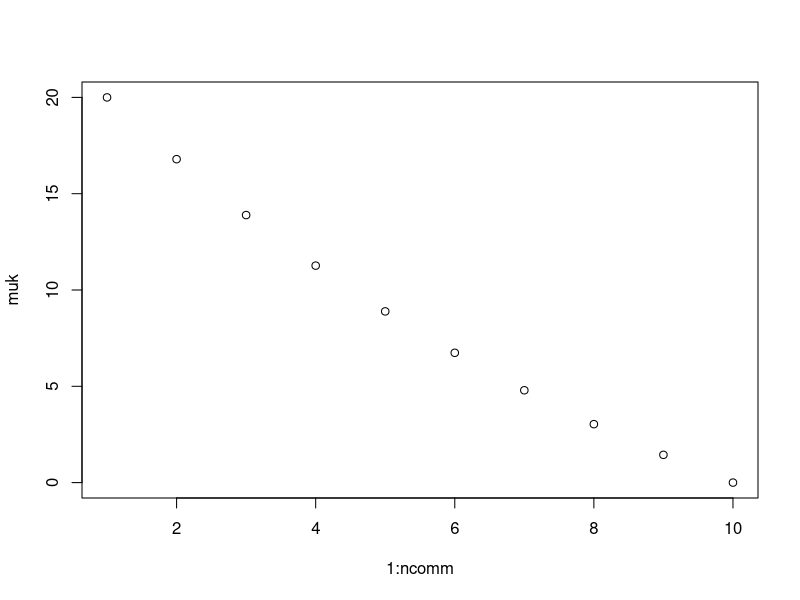
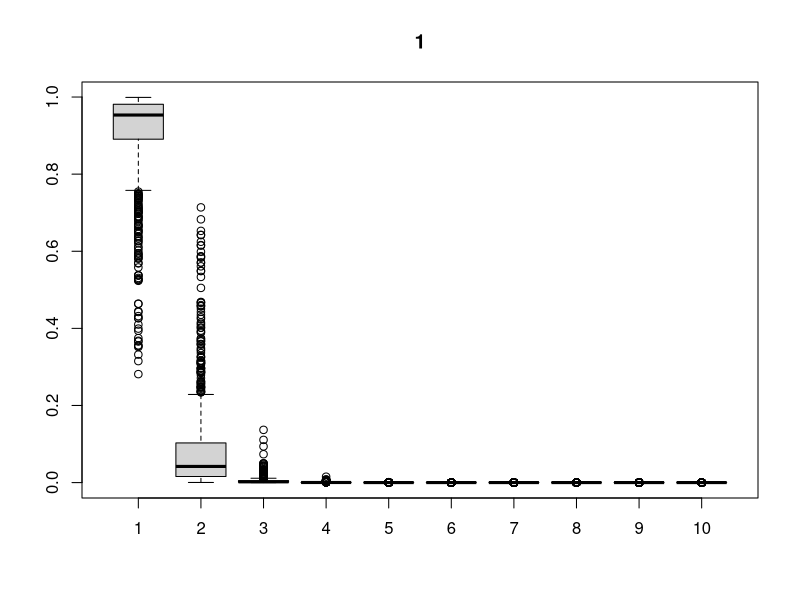
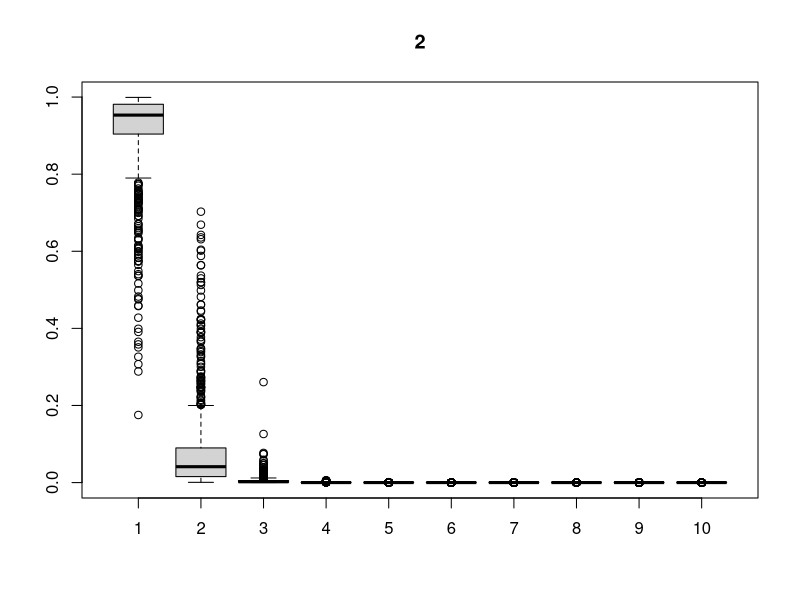
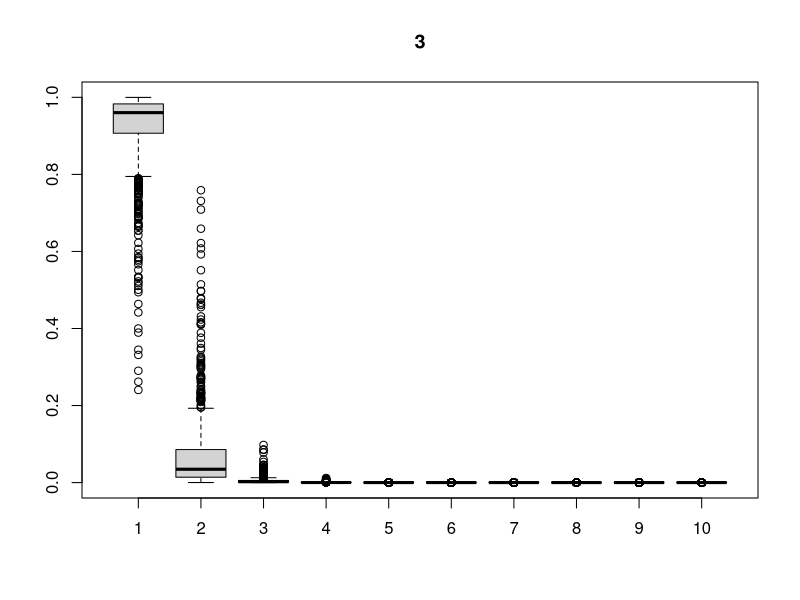
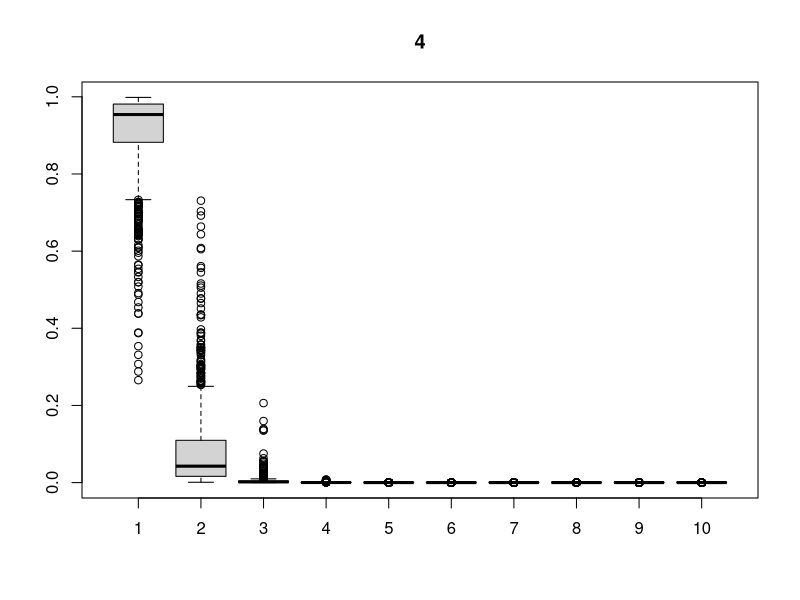
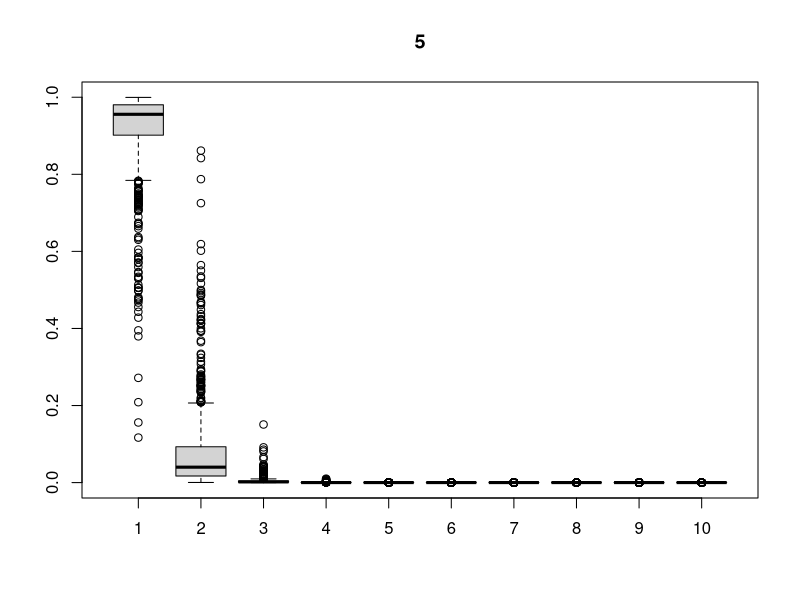
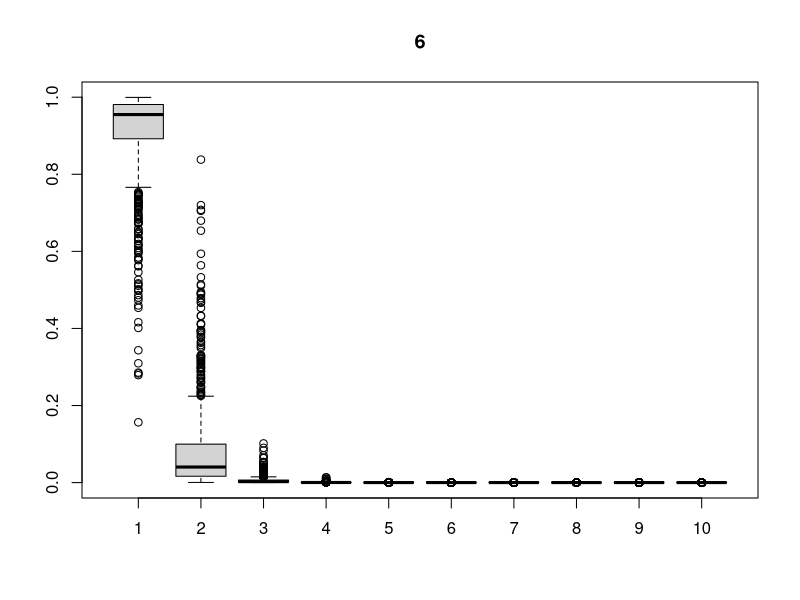
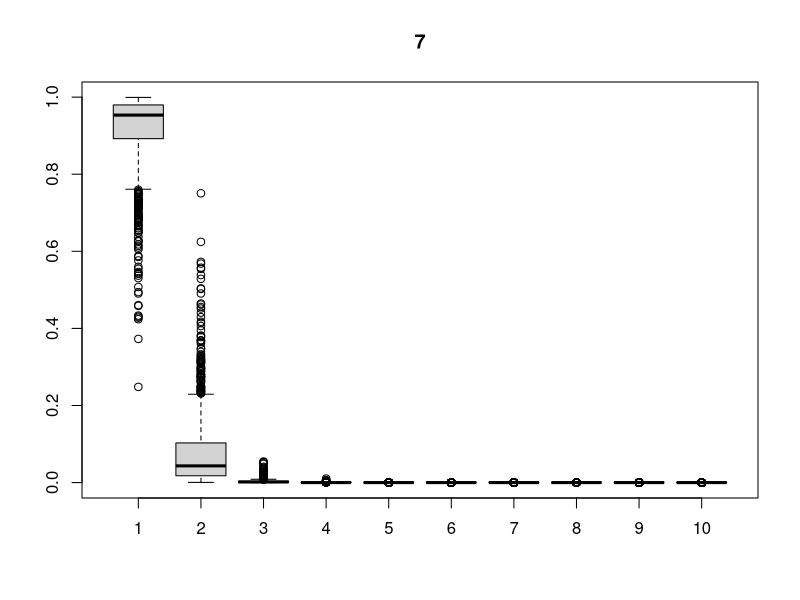

Source code (R) for these figures, in order:
rm(list=ls(all=TRUE))
set.seed(1)

#settings
ncomm=10
nsim=20
nloc=1000
lambda=0.1
tmp=exp(-lambda*1:ncomm)
tmp=tmp-min(tmp) #from 0
tmp=tmp/max(tmp) #to 1
muk=20*tmp
plot(1:ncomm,muk)
sd=0.1

#run simulations
for (i in 1:nsim){
  b0k=rnorm(ncomm-1,mean=muk,sd)
  lomega=matrix(NA,nloc,ncomm)
  lomega[,ncomm]=1
  for (j in 1:(ncomm-1)){
    lomega[,j]=rnorm(nloc,mean=b0k[j],sd=1)
  }
  omega=exp(lomega)
  soma=matrix(apply(omega,1,sum),nloc,ncomm)
  theta=omega/soma
  boxplot(theta,main=i)
}
